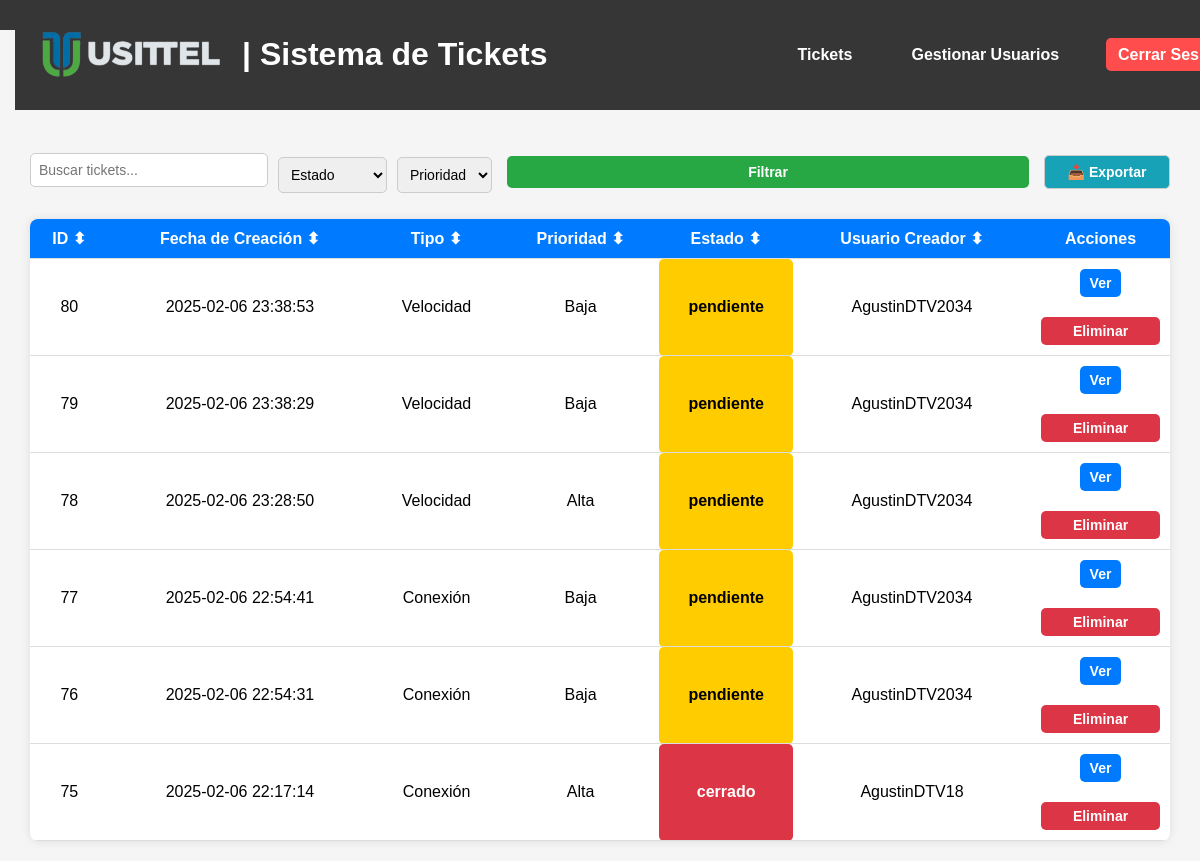
The app's page /tickets (signed in), older data.
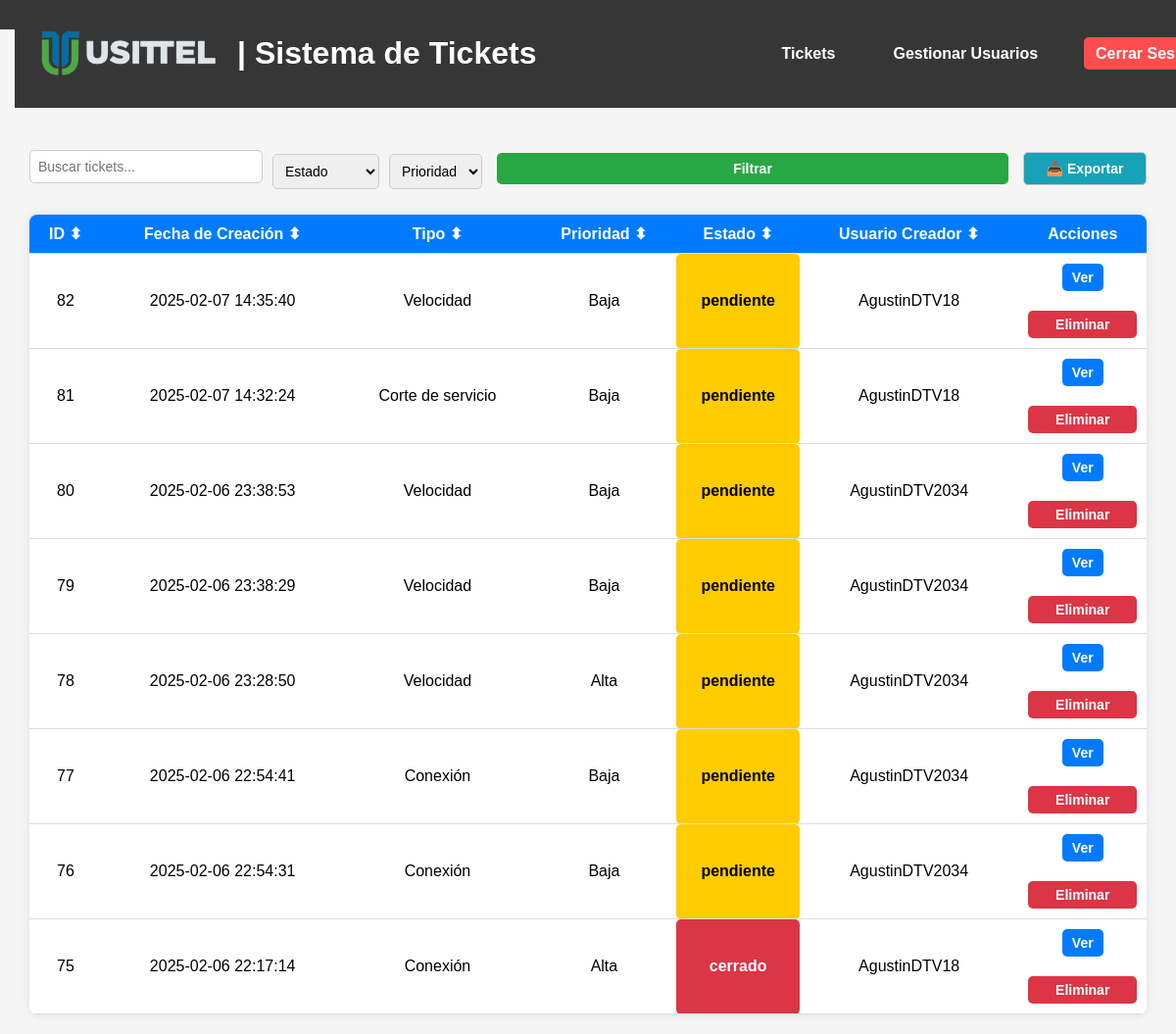
The same page, newer data.
### tables this page shows
CREATE TABLE tickets (
    id INTEGER PRIMARY KEY AUTOINCREMENT,
    tipo TEXT NOT NULL,
    descripcion TEXT NOT NULL,
    prioridad TEXT NOT NULL,
    fecha_creacion DATETIME DEFAULT CURRENT_TIMESTAMP,
    usuario_creador TEXT NOT NULL,
    notas TEXT,
    archivo TEXT
, usuario_asignado TEXT, estado TEXT DEFAULT 'pendiente');

### app.py (the view)
@app.route('/tickets')
@login_required
def tickets():
    estado = request.args.get('estado')
    prioridad = request.args.get('prioridad')
    query = 'SELECT * FROM tickets WHERE 1=1'
    params = []
    if estado in ['pendiente', 'en proceso', 'cerrado']:
        query += ' AND estado = ?'
        params.append(estado)
    if prioridad in ['Baja', 'Media', 'Alta']:
        query += ' AND prioridad = ?'
        params.append(prioridad)
    query += ' ORDER BY fecha_creacion DESC'  # Ordenar por fecha de creación (más nuevos arriba)
    conn = get_db_connection()
    tickets = conn.execute(query, params).fetchall()
    conn.close()
    return render_template('tickets.html', tickets=tickets, estado=estado, prioridad=prioridad)

### app.py (called while the page is built)
def get_db_connection():
    conn = sqlite3.connect('database.db', timeout=10)  # Espera hasta 10 segundos si la base de datos está bloqueada
    conn.row_factory = sqlite3.Row
    return conn

@login_manager.user_loader
def load_user(user_id):
    conn = get_db_connection()
    user = conn.execute('SELECT * FROM users WHERE id = ?', (user_id,)).fetchone()
    conn.close()
    if user:
        return User(id=user['id'], username=user['username'], role=user['role'])
    return None

### templates/tickets.html (shortened to what this page needs)
{% extends "base.html" %}
{% block content %}
<main class="main-container">
    <form action="/tickets" method="GET" class="filter-bar">
        <input type="text" id="searchInput" placeholder="Buscar tickets..." class="search-bar">
        <select name="estado" id="estado">
            <option value="">Estado</option>
        </select>
        <select name="prioridad" id="prioridad">
            <option value="">Prioridad</option>
        </select>
        <button type="submit" class="btn-filter">Filtrar</button>
        <a href="{{ url_for('export_tickets') }}" class="btn-export">📥 Exportar</a>
    </form>
    <table id="ticketsTable">
        <thead>
            <tr>
                <th onclick="sortTable(0)">ID ⬍</th>
                <th onclick="sortTable(1)">Fecha de Creación ⬍</th>
                <th onclick="sortTable(2)">Tipo ⬍</th>
                <th onclick="sortTable(3)">Prioridad ⬍</th>
                <th onclick="sortTable(4)">Estado ⬍</th>
                <th onclick="sortTable(5)">Usuario Creador ⬍</th>
                <th>Acciones</th>
            </tr>
        </thead>
        <tbody>
            {% for ticket in tickets %}
            <tr class="ticket-row">
                <td>{{ ticket.id }}</td>
                <td>{{ ticket.fecha_creacion }}</td>
                <td>{{ ticket.tipo }}</td>
                <td>{{ ticket.prioridad }}</td>
                <td class="estado estado-{{ ticket.estado|lower }}">{{ ticket.estado }}</td>
                <td>{{ ticket.usuario_creador }}</td>
                <td>
                    <a href="{{ url_for('view_ticket', id=ticket.id) }}" class="btn btn-view">Ver</a>
                    {% if current_user.role == 'usittel' %}
                    <form action="/delete-ticket/{{ ticket.id }}" method="POST">
                        <button type="button" class="btn btn-delete confirm-delete">Eliminar</button>
                    </form>
                    {% endif %}
                </td>
            </tr>
            {% endfor %}
        </tbody>
    </table>
</main>
{% endblock %}

### templates/base.html (shortened to what this page needs)
<!DOCTYPE html>
<html lang="es">
<head>
    <link rel="stylesheet" href="{{ url_for('static', filename='styles.css') }}">
</head>
<body>
    <header>
        {% include 'header.html' %}
    </header>
    <div class="container">
        {% block content %}{% endblock %}
    </div>
</body>
</html>

### templates/header.html (shortened to what this page needs)
<!DOCTYPE html>
<html lang="es">
<head>
    <link rel="stylesheet" href="{{ url_for('static', filename='styles.css') }}">
</head>
<body>
    <header class="navbar">
        <div class="container">
            <div class="logo-container">
                <img src="{{ url_for('static', filename='logo.png') }}" alt="Usittel Logo" class="logo-img">
                <h1 class="logo-text">| Sistema de Tickets</h1>
            </div>
            <nav>
                <ul>
                    <li><a href="{{ url_for('tickets') }}">Tickets</a></li>
                    {% if current_user.role == 'usittel' %}
                    <li><a href="{{ url_for('users') }}">Gestionar Usuarios</a></li>
                    {% endif %}
                    <li><a href="{{ url_for('logout') }}" class="logout-btn">Cerrar Sesión</a></li>
                </ul>
            </nav>
        </div>
    </header>
</body>
</html>

### static/styles.css (style rules this page uses)
body { font-family: Arial, sans-serif; margin: 0; padding: 0; background-color: #f5f5f5; }
header { background-color: #363637; color: white; padding: 15px; display: flex; justify-content: space-between; align-items: center; }
header nav a { color: white; text-decoration: none; margin-left: 15px; }
h1 { color: #333; }
button { width: 100%; background: #007bff; color: white; border: none; padding: 10px; margin-top: 20px; border-radius: 5px; cursor: pointer; font-size: 16px; }
.navbar nav ul { list-style: none; margin: 0; padding: 0; display: flex; }
.navbar nav ul li { margin-left: 20px; }
.navbar nav ul li a { color: white; text-decoration: none; font-size: 16px; }
.navbar { background: #363637; color: white; padding: 15px 20px; position: fixed; top: 0; width: 100%; z-index: 1000; display: flex; justify-content: center; align-items: center; }
.container { margin-top: 80px; }
.logo-text { color: white; }
.navbar .container { display: flex; justify-content: space-between; align-items: center; width: 100%; max-width: 1200px; margin: 0 auto; }
.logo-container { display: flex; align-items: center; }
.logo-img { height: 50px; margin-right: 15px; }
.navbar nav ul li a { color: white; text-decoration: none; font-size: 16px; font-weight: bold; padding: 8px 12px; transition: background 0.3s ease; border-radius: 5px; }
.logout-btn { background: #ff4d4d; padding: 8px 12px; border-radius: 5px; font-weight: bold; }
table { width: 100%; border-collapse: collapse; margin-top: 20px; background: white; box-shadow: 0px 0px 10px rgba(0, 0, 0, 0.1); border-radius: 8px; overflow: hidden; }
thead { background: #007bff; color: white; font-weight: bold; }
th { padding: 10px; cursor: pointer; text-align: left; }
td { padding: 10px; border-bottom: 1px solid #ddd; }
.estado-pendiente { background: #ffcc00; color: black; padding: 5px; border-radius: 5px; }
.estado-cerrado { background: #6c757d; color: white; padding: 5px; border-radius: 5px; }
.btn { padding: 6px 10px; border: none; cursor: pointer; font-size: 14px; border-radius: 5px; text-decoration: none; font-weight: bold; display: inline-block; }
.btn-view { background: #007bff; color: white; }
.btn-delete { background: #dc3545; color: white; }
.btn-filter { background: #28a745; color: white; }
.btn-export { background: #17a2b8; color: white; }
.btn-filter { margin: 8px 5px; background-color: #007bff; color: white; border: none; border-radius: 5px; cursor: pointer; font-size: 14px; font-weight: bold; transition: 0.3s ease; }
input, select, textarea { width: 100%; padding: 10px; margin-top: 5px; border: 1px solid #ccc; border-radius: 5px; }
.btn-export { background: #17a2b8; color: white; padding: 10px 15px; border-radius: 5px; font-weight: bold; text-decoration: none; display: inline-block; margin: 10px 0; }
.main-container { padding: 20px; max-width: 95%; margin: auto; }
.search-bar { width: 100%; padding: 10px; margin-bottom: 10px; border: 1px solid #ccc; border-radius: 5px; font-size: 14px; }
table { width: 100%; border-collapse: collapse; background: white; box-shadow: 0px 0px 10px rgba(0, 0, 0, 0.1); border-radius: 8px; overflow: hidden; }
th, td { padding: 10px; text-align: center; border-bottom: 1px solid #ddd; }
.filter-bar { display: flex; align-items: center; justify-content: space-between; gap: 10px; margin: 15px 0; flex-wrap: wrap; }
.filter-bar input, .filter-bar select, .filter-bar button, .filter-bar a { padding: 8px; border-radius: 5px; border: 1px solid #ccc; font-size: 14px; }
.search-bar { flex: 1; min-width: 200px; }
.filter-bar select { width: 120px; }
.filter-bar .btn-filter { background: #28a745; color: white; border: none; cursor: pointer; }
.filter-bar .btn-export { background: #17a2b8; color: white; text-decoration: none; padding: 8px 12px; }
.filter-bar { display: flex; align-items: center; justify-content: space-between; gap: 10px; margin: 15px 0; flex-wrap: nowrap; }
.search-bar { flex: 1; min-width: 220px; }
.filter-bar select { width: 130px; }
.filter-bar .btn-filter { background: #28a745; color: white; border: none; cursor: pointer; padding: 8px 12px; min-width: 100px; }
.filter-bar .btn-export { background: #17a2b8; color: white; text-decoration: none; padding: 8px 12px; min-width: 100px; text-align: center; }
.estado-pendiente { background: #ffcc00; color: black; padding: 5px 8px; border-radius: 5px; font-weight: bold; }
.estado-cerrado { background: #dc3545; color: white; padding: 5px 8px; border-radius: 5px; font-weight: bold; }

Row changes from the older to the newer data that the page shows:
added tickets: id "82", fecha_creacion "2025-02-07 14:35:40", tipo "Velocidad", prioridad "Baja", estado "pendiente", usuario_creador "AgustinDTV18"
added tickets: id "81", fecha_creacion "2025-02-07 14:32:24", tipo "Corte de servicio", prioridad "Baja", estado "pendiente", usuario_creador "AgustinDTV18"
